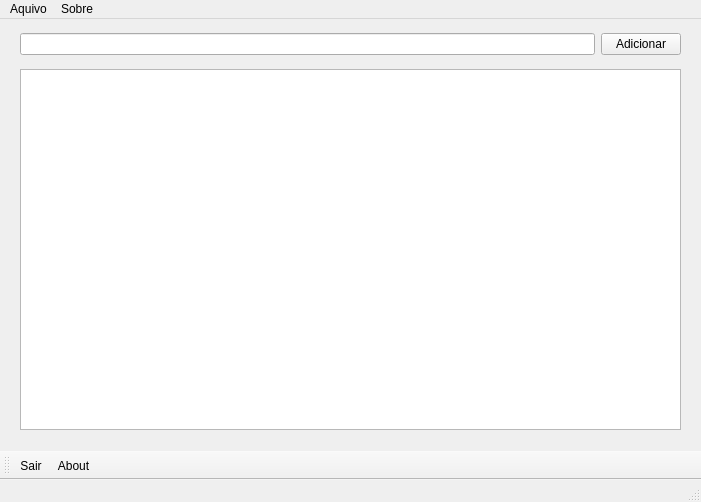
<?xml version="1.0" encoding="UTF-8"?>
<ui version="4.0">
 <class>MyTasks</class>
 <widget class="QMainWindow" name="MyTasks">
  <property name="geometry">
   <rect>
    <x>0</x>
    <y>0</y>
    <width>701</width>
    <height>502</height>
   </rect>
  </property>
  <property name="windowTitle">
   <string>MyTasks</string>
  </property>
  <property name="windowIcon">
   <iconset resource="imgs.qrc">
    <normaloff>:/images/fazer.png</normaloff>:/images/fazer.png</iconset>
  </property>
  <widget class="QWidget" name="centralwidget">
   <widget class="QLabel" name="label">
    <property name="geometry">
     <rect>
      <x>120</x>
      <y>140</y>
      <width>441</width>
      <height>51</height>
     </rect>
    </property>
    <property name="styleSheet">
     <string notr="true">Meu Programa</string>
    </property>
    <property name="text">
     <string/>
    </property>
   </widget>
   <widget class="QTableWidget" name="tableWidget">
    <property name="geometry">
     <rect>
      <x>20</x>
      <y>50</y>
      <width>661</width>
      <height>361</height>
     </rect>
    </property>
   </widget>
   <widget class="QWidget" name="">
    <property name="geometry">
     <rect>
      <x>20</x>
      <y>10</y>
      <width>661</width>
      <height>31</height>
     </rect>
    </property>
    <layout class="QHBoxLayout" name="horizontalLayout">
     <item>
      <widget class="QLineEdit" name="lineEdit"/>
     </item>
     <item>
      <widget class="QPushButton" name="btn_adicionar">
       <property name="text">
        <string>Adicionar</string>
       </property>
      </widget>
     </item>
    </layout>
   </widget>
  </widget>
  <widget class="QMenuBar" name="menubar">
   <property name="geometry">
    <rect>
     <x>0</x>
     <y>0</y>
     <width>701</width>
     <height>22</height>
    </rect>
   </property>
   <widget class="QMenu" name="menuAquivo">
    <property name="title">
     <string>Aquivo</string>
    </property>
    <addaction name="actionSair"/>
   </widget>
   <widget class="QMenu" name="menuSobre">
    <property name="title">
     <string>Sobre</string>
    </property>
    <addaction name="actionAbout"/>
   </widget>
   <addaction name="menuAquivo"/>
   <addaction name="menuSobre"/>
  </widget>
  <widget class="QStatusBar" name="statusbar"/>
  <widget class="QToolBar" name="toolBar">
   <property name="windowTitle">
    <string>toolBar</string>
   </property>
   <attribute name="toolBarArea">
    <enum>BottomToolBarArea</enum>
   </attribute>
   <attribute name="toolBarBreak">
    <bool>false</bool>
   </attribute>
   <addaction name="actionSair"/>
   <addaction name="actionAbout"/>
  </widget>
  <action name="actionSair">
   <property name="icon">
    <iconset resource="imgs.qrc">
     <normaloff>:/images/desligar.png</normaloff>:/images/desligar.png</iconset>
   </property>
   <property name="text">
    <string>Sair</string>
   </property>
  </action>
  <action name="actionAbout">
   <property name="icon">
    <iconset resource="imgs.qrc">
     <normaloff>:/images/sobre.png</normaloff>:/images/sobre.png</iconset>
   </property>
   <property name="text">
    <string>About</string>
   </property>
  </action>
 </widget>
 <resources>
  <include location="imgs.qrc"/>
 </resources>
 <connections/>
</ui>
